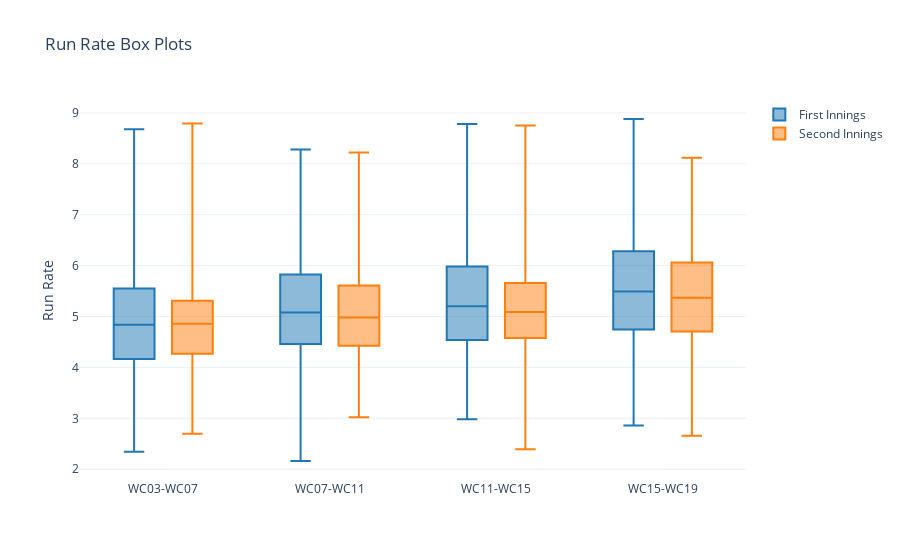

This figure's notebook cell:
### Code cell
fig = go.Figure()

fig.add_trace(go.Box(
    x = inning_rr_df.loc[inning_rr_df['innings'] == 'first_innings', 'split'],
    y = inning_rr_df.loc[inning_rr_df['innings'] == 'first_innings', 'run_rate'],
    name = 'First Innings',
    boxpoints = False,
    marker_color = '#1f77b4'
))


fig.add_trace(go.Box(
    x = inning_rr_df.loc[inning_rr_df['innings'] == 'second_innings', 'split'],
    y = inning_rr_df.loc[inning_rr_df['innings'] == 'second_innings', 'run_rate'],
    name = 'Second Innings',
    boxpoints = False,
    marker_color = '#ff7f0e'
))

fig.update_layout(boxmode = 'group', template = "plotly_white", title = "Run Rate Box Plots", 
                  yaxis = dict(title = "Run Rate"))
fig.show()

### Figure 1 — Plotly figure (JSON) as saved in the notebook; plotly's stock layout.template omitted (floating-point values rounded to 4 significant figures; data arrays with more than 128 entries replaced by an {"elided": "..."} marker saying what was removed)
{"data": [{"boxpoints": false, "marker": {"color": "#1f77b4"}, "name": "First Innings", "type": "box", "x": {"elided": "1268 str values"}, "y": {"elided": "1268 float values"}}, {"boxpoints": false, "marker": {"color": "#ff7f0e"}, "name": "Second Innings", "type": "box", "x": {"elided": "1107 str values"}, "y": {"elided": "1107 float values"}}], "layout": {"boxmode": "group", "title": {"text": "Run Rate Box Plots"}, "yaxis": {"title": {"text": "Run Rate"}}}}
